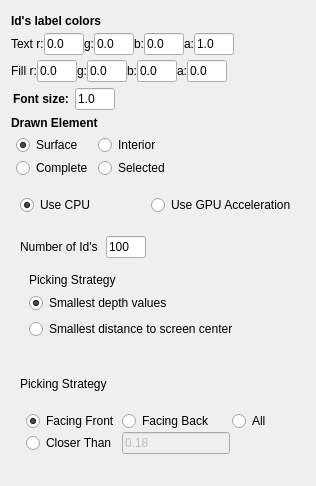
<?xml version="1.0" encoding="UTF-8"?>
<ui version="4.0">
 <class>RenderElementsIds</class>
 <widget class="QWidget" name="RenderElementsIds">
  <property name="geometry">
   <rect>
    <x>0</x>
    <y>0</y>
    <width>316</width>
    <height>486</height>
   </rect>
  </property>
  <property name="windowTitle">
   <string>Id's Display Configuration</string>
  </property>
  <property name="styleSheet">
   <string notr="true"/>
  </property>
  <layout class="QVBoxLayout" name="verticalLayout">
   <property name="spacing">
    <number>0</number>
   </property>
   <property name="bottomMargin">
    <number>5</number>
   </property>
   <item>
    <widget class="QWidget" name="widget_10" native="true">
     <property name="sizePolicy">
      <sizepolicy hsizetype="Fixed" vsizetype="Fixed">
       <horstretch>0</horstretch>
       <verstretch>0</verstretch>
      </sizepolicy>
     </property>
     <layout class="QVBoxLayout" name="verticalLayout_7">
      <property name="spacing">
       <number>5</number>
      </property>
      <property name="margin">
       <number>0</number>
      </property>
      <item>
       <widget class="QLabel" name="label_8">
        <property name="sizePolicy">
         <sizepolicy hsizetype="Fixed" vsizetype="Fixed">
          <horstretch>0</horstretch>
          <verstretch>0</verstretch>
         </sizepolicy>
        </property>
        <property name="font">
         <font>
          <weight>75</weight>
          <bold>true</bold>
         </font>
        </property>
        <property name="text">
         <string>Id's label colors</string>
        </property>
       </widget>
      </item>
      <item>
       <widget class="QWidget" name="widget_11" native="true">
        <property name="sizePolicy">
         <sizepolicy hsizetype="Fixed" vsizetype="Fixed">
          <horstretch>0</horstretch>
          <verstretch>0</verstretch>
         </sizepolicy>
        </property>
        <layout class="QHBoxLayout" name="horizontalLayout_3">
         <property name="spacing">
          <number>0</number>
         </property>
         <property name="margin">
          <number>0</number>
         </property>
         <item>
          <widget class="QLabel" name="label_9">
           <property name="text">
            <string>Text r:</string>
           </property>
          </widget>
         </item>
         <item>
          <widget class="QLineEdit" name="lineEdit_br">
           <property name="sizePolicy">
            <sizepolicy hsizetype="Fixed" vsizetype="Fixed">
             <horstretch>0</horstretch>
             <verstretch>0</verstretch>
            </sizepolicy>
           </property>
           <property name="maximumSize">
            <size>
             <width>40</width>
             <height>16777215</height>
            </size>
           </property>
           <property name="text">
            <string>0.0</string>
           </property>
          </widget>
         </item>
         <item>
          <widget class="QLabel" name="label_11">
           <property name="text">
            <string>g:</string>
           </property>
          </widget>
         </item>
         <item>
          <widget class="QLineEdit" name="lineEdit_bg">
           <property name="sizePolicy">
            <sizepolicy hsizetype="Fixed" vsizetype="Fixed">
             <horstretch>0</horstretch>
             <verstretch>0</verstretch>
            </sizepolicy>
           </property>
           <property name="maximumSize">
            <size>
             <width>40</width>
             <height>16777215</height>
            </size>
           </property>
           <property name="text">
            <string>0.0</string>
           </property>
          </widget>
         </item>
         <item>
          <widget class="QLabel" name="label_12">
           <property name="text">
            <string>b:</string>
           </property>
          </widget>
         </item>
         <item>
          <widget class="QLineEdit" name="lineEdit_bb">
           <property name="sizePolicy">
            <sizepolicy hsizetype="Fixed" vsizetype="Fixed">
             <horstretch>0</horstretch>
             <verstretch>0</verstretch>
            </sizepolicy>
           </property>
           <property name="maximumSize">
            <size>
             <width>40</width>
             <height>16777215</height>
            </size>
           </property>
           <property name="text">
            <string>0.0</string>
           </property>
          </widget>
         </item>
         <item>
          <widget class="QLabel" name="label_13">
           <property name="sizePolicy">
            <sizepolicy hsizetype="Fixed" vsizetype="Preferred">
             <horstretch>0</horstretch>
             <verstretch>0</verstretch>
            </sizepolicy>
           </property>
           <property name="text">
            <string>a:</string>
           </property>
          </widget>
         </item>
         <item>
          <widget class="QLineEdit" name="lineEdit_ba">
           <property name="sizePolicy">
            <sizepolicy hsizetype="Fixed" vsizetype="Fixed">
             <horstretch>0</horstretch>
             <verstretch>0</verstretch>
            </sizepolicy>
           </property>
           <property name="maximumSize">
            <size>
             <width>40</width>
             <height>16777215</height>
            </size>
           </property>
           <property name="text">
            <string>1.0</string>
           </property>
          </widget>
         </item>
        </layout>
       </widget>
      </item>
      <item>
       <widget class="QFrame" name="frame">
        <property name="sizePolicy">
         <sizepolicy hsizetype="Fixed" vsizetype="Fixed">
          <horstretch>0</horstretch>
          <verstretch>0</verstretch>
         </sizepolicy>
        </property>
        <property name="frameShadow">
         <enum>QFrame::Raised</enum>
        </property>
        <layout class="QHBoxLayout" name="horizontalLayout_4">
         <property name="spacing">
          <number>0</number>
         </property>
         <property name="margin">
          <number>0</number>
         </property>
         <item>
          <widget class="QLabel" name="label_4">
           <property name="text">
            <string>Fill r:</string>
           </property>
          </widget>
         </item>
         <item>
          <widget class="QLineEdit" name="lineEdit_sr">
           <property name="sizePolicy">
            <sizepolicy hsizetype="Fixed" vsizetype="Fixed">
             <horstretch>0</horstretch>
             <verstretch>0</verstretch>
            </sizepolicy>
           </property>
           <property name="maximumSize">
            <size>
             <width>40</width>
             <height>16777215</height>
            </size>
           </property>
           <property name="text">
            <string>0.0</string>
           </property>
          </widget>
         </item>
         <item>
          <widget class="QLabel" name="label_10">
           <property name="text">
            <string>g:</string>
           </property>
          </widget>
         </item>
         <item>
          <widget class="QLineEdit" name="lineEdit_sg">
           <property name="sizePolicy">
            <sizepolicy hsizetype="Fixed" vsizetype="Fixed">
             <horstretch>0</horstretch>
             <verstretch>0</verstretch>
            </sizepolicy>
           </property>
           <property name="maximumSize">
            <size>
             <width>40</width>
             <height>16777215</height>
            </size>
           </property>
           <property name="text">
            <string>0.0</string>
           </property>
          </widget>
         </item>
         <item>
          <widget class="QLabel" name="label_14">
           <property name="text">
            <string>b:</string>
           </property>
          </widget>
         </item>
         <item>
          <widget class="QLineEdit" name="lineEdit_sb">
           <property name="sizePolicy">
            <sizepolicy hsizetype="Fixed" vsizetype="Fixed">
             <horstretch>0</horstretch>
             <verstretch>0</verstretch>
            </sizepolicy>
           </property>
           <property name="maximumSize">
            <size>
             <width>40</width>
             <height>16777215</height>
            </size>
           </property>
           <property name="text">
            <string>0.0</string>
           </property>
          </widget>
         </item>
         <item>
          <widget class="QLabel" name="label_15">
           <property name="text">
            <string>a:</string>
           </property>
          </widget>
         </item>
         <item>
          <widget class="QLineEdit" name="lineEdit_sa">
           <property name="sizePolicy">
            <sizepolicy hsizetype="Fixed" vsizetype="Fixed">
             <horstretch>0</horstretch>
             <verstretch>0</verstretch>
            </sizepolicy>
           </property>
           <property name="maximumSize">
            <size>
             <width>40</width>
             <height>16777215</height>
            </size>
           </property>
           <property name="text">
            <string>0.0</string>
           </property>
          </widget>
         </item>
        </layout>
       </widget>
      </item>
     </layout>
    </widget>
   </item>
   <item>
    <widget class="QWidget" name="widget_9" native="true">
     <property name="sizePolicy">
      <sizepolicy hsizetype="Maximum" vsizetype="Maximum">
       <horstretch>0</horstretch>
       <verstretch>0</verstretch>
      </sizepolicy>
     </property>
     <layout class="QHBoxLayout" name="horizontalLayout_6">
      <property name="leftMargin">
       <number>2</number>
      </property>
      <property name="topMargin">
       <number>3</number>
      </property>
      <property name="rightMargin">
       <number>4</number>
      </property>
      <property name="bottomMargin">
       <number>3</number>
      </property>
      <item>
       <widget class="QLabel" name="label_5">
        <property name="font">
         <font>
          <weight>75</weight>
          <bold>true</bold>
         </font>
        </property>
        <property name="text">
         <string>Font size:</string>
        </property>
       </widget>
      </item>
      <item>
       <widget class="QLineEdit" name="lineEdit_font_size">
        <property name="maximumSize">
         <size>
          <width>40</width>
          <height>16777215</height>
         </size>
        </property>
        <property name="text">
         <string>1.0</string>
        </property>
       </widget>
      </item>
     </layout>
    </widget>
   </item>
   <item>
    <widget class="QWidget" name="widget_7" native="true">
     <property name="sizePolicy">
      <sizepolicy hsizetype="Preferred" vsizetype="Maximum">
       <horstretch>0</horstretch>
       <verstretch>0</verstretch>
      </sizepolicy>
     </property>
     <layout class="QVBoxLayout" name="verticalLayout_4">
      <property name="spacing">
       <number>5</number>
      </property>
      <property name="margin">
       <number>0</number>
      </property>
      <item>
       <widget class="QLabel" name="label_16">
        <property name="sizePolicy">
         <sizepolicy hsizetype="Fixed" vsizetype="Fixed">
          <horstretch>0</horstretch>
          <verstretch>0</verstretch>
         </sizepolicy>
        </property>
        <property name="font">
         <font>
          <weight>75</weight>
          <bold>true</bold>
         </font>
        </property>
        <property name="text">
         <string>Drawn Element</string>
        </property>
       </widget>
      </item>
      <item>
       <widget class="QWidget" name="widget_6" native="true">
        <property name="sizePolicy">
         <sizepolicy hsizetype="Maximum" vsizetype="Maximum">
          <horstretch>0</horstretch>
          <verstretch>0</verstretch>
         </sizepolicy>
        </property>
        <layout class="QGridLayout" name="gridLayout">
         <property name="leftMargin">
          <number>5</number>
         </property>
         <property name="topMargin">
          <number>0</number>
         </property>
         <property name="rightMargin">
          <number>1</number>
         </property>
         <property name="bottomMargin">
          <number>0</number>
         </property>
         <property name="horizontalSpacing">
          <number>5</number>
         </property>
         <property name="verticalSpacing">
          <number>3</number>
         </property>
         <item row="0" column="0">
          <widget class="QRadioButton" name="radioButton_surface">
           <property name="text">
            <string>Surface</string>
           </property>
           <property name="checked">
            <bool>true</bool>
           </property>
          </widget>
         </item>
         <item row="0" column="1">
          <widget class="QRadioButton" name="radioButton_interior">
           <property name="text">
            <string>Interior</string>
           </property>
          </widget>
         </item>
         <item row="1" column="0">
          <widget class="QRadioButton" name="radioButton_complete">
           <property name="text">
            <string>Complete</string>
           </property>
           <property name="checked">
            <bool>false</bool>
           </property>
          </widget>
         </item>
         <item row="1" column="1">
          <widget class="QRadioButton" name="radioButton_selected">
           <property name="toolTip">
            <string/>
           </property>
           <property name="text">
            <string>Selected</string>
           </property>
          </widget>
         </item>
        </layout>
       </widget>
      </item>
      <item>
       <widget class="QWidget" name="widget_8" native="true">
        <property name="sizePolicy">
         <sizepolicy hsizetype="Fixed" vsizetype="Fixed">
          <horstretch>0</horstretch>
          <verstretch>0</verstretch>
         </sizepolicy>
        </property>
        <layout class="QHBoxLayout" name="horizontalLayout_5">
         <property name="spacing">
          <number>0</number>
         </property>
         <property name="margin">
          <number>0</number>
         </property>
        </layout>
       </widget>
      </item>
     </layout>
    </widget>
   </item>
   <item>
    <widget class="QWidget" name="widget_5" native="true">
     <property name="sizePolicy">
      <sizepolicy hsizetype="Preferred" vsizetype="Maximum">
       <horstretch>0</horstretch>
       <verstretch>0</verstretch>
      </sizepolicy>
     </property>
     <layout class="QHBoxLayout" name="horizontalLayout_2">
      <item>
       <widget class="QRadioButton" name="radioButton_cpu">
        <property name="text">
         <string>Use CPU</string>
        </property>
        <property name="checked">
         <bool>true</bool>
        </property>
       </widget>
      </item>
      <item>
       <widget class="QRadioButton" name="radioButton_gpu">
        <property name="text">
         <string>Use GPU Acceleration</string>
        </property>
       </widget>
      </item>
     </layout>
    </widget>
   </item>
   <item>
    <widget class="QWidget" name="widget_3" native="true">
     <property name="sizePolicy">
      <sizepolicy hsizetype="Preferred" vsizetype="Maximum">
       <horstretch>0</horstretch>
       <verstretch>0</verstretch>
      </sizepolicy>
     </property>
     <layout class="QVBoxLayout" name="verticalLayout_6">
      <property name="spacing">
       <number>0</number>
      </property>
      <property name="margin">
       <number>0</number>
      </property>
      <item>
       <widget class="QWidget" name="widget_cpu" native="true">
        <property name="sizePolicy">
         <sizepolicy hsizetype="Preferred" vsizetype="Maximum">
          <horstretch>0</horstretch>
          <verstretch>0</verstretch>
         </sizepolicy>
        </property>
        <property name="minimumSize">
         <size>
          <width>0</width>
          <height>121</height>
         </size>
        </property>
        <layout class="QVBoxLayout" name="verticalLayout_3">
         <item>
          <widget class="QWidget" name="widget" native="true">
           <property name="sizePolicy">
            <sizepolicy hsizetype="Maximum" vsizetype="Maximum">
             <horstretch>0</horstretch>
             <verstretch>0</verstretch>
            </sizepolicy>
           </property>
           <layout class="QHBoxLayout" name="horizontalLayout">
            <property name="spacing">
             <number>8</number>
            </property>
            <property name="margin">
             <number>0</number>
            </property>
            <item>
             <widget class="QLabel" name="label">
              <property name="text">
               <string>Number of Id's</string>
              </property>
             </widget>
            </item>
            <item>
             <widget class="QLineEdit" name="lineEdit_n_ids">
              <property name="maximumSize">
               <size>
                <width>40</width>
                <height>16777215</height>
               </size>
              </property>
              <property name="toolTip">
               <string>(1-10000)</string>
              </property>
              <property name="text">
               <string>100</string>
              </property>
             </widget>
            </item>
           </layout>
          </widget>
         </item>
         <item>
          <widget class="QWidget" name="widget_2" native="true">
           <property name="sizePolicy">
            <sizepolicy hsizetype="Maximum" vsizetype="Maximum">
             <horstretch>0</horstretch>
             <verstretch>0</verstretch>
            </sizepolicy>
           </property>
           <layout class="QVBoxLayout" name="verticalLayout_2">
            <item>
             <widget class="QLabel" name="label_2">
              <property name="text">
               <string>Picking Strategy</string>
              </property>
             </widget>
            </item>
            <item>
             <widget class="QRadioButton" name="radioButton_strategy_depth">
              <property name="text">
               <string>Smallest depth values</string>
              </property>
              <property name="checked">
               <bool>true</bool>
              </property>
             </widget>
            </item>
            <item>
             <widget class="QRadioButton" name="radioButton_center_strategy">
              <property name="text">
               <string>Smallest distance to screen center</string>
              </property>
             </widget>
            </item>
           </layout>
          </widget>
         </item>
        </layout>
       </widget>
      </item>
      <item>
       <widget class="QWidget" name="widget_gpu" native="true">
        <property name="sizePolicy">
         <sizepolicy hsizetype="Maximum" vsizetype="Fixed">
          <horstretch>0</horstretch>
          <verstretch>0</verstretch>
         </sizepolicy>
        </property>
        <property name="minimumSize">
         <size>
          <width>0</width>
          <height>121</height>
         </size>
        </property>
        <layout class="QVBoxLayout" name="verticalLayout_5">
         <property name="leftMargin">
          <number>9</number>
         </property>
         <property name="topMargin">
          <number>6</number>
         </property>
         <item>
          <widget class="QLabel" name="label_3">
           <property name="sizePolicy">
            <sizepolicy hsizetype="Preferred" vsizetype="Maximum">
             <horstretch>0</horstretch>
             <verstretch>0</verstretch>
            </sizepolicy>
           </property>
           <property name="text">
            <string>Picking Strategy</string>
           </property>
          </widget>
         </item>
         <item>
          <widget class="QWidget" name="widget_4" native="true">
           <property name="sizePolicy">
            <sizepolicy hsizetype="Maximum" vsizetype="Maximum">
             <horstretch>0</horstretch>
             <verstretch>0</verstretch>
            </sizepolicy>
           </property>
           <layout class="QGridLayout" name="gridLayout_2">
            <property name="leftMargin">
             <number>6</number>
            </property>
            <property name="topMargin">
             <number>0</number>
            </property>
            <property name="rightMargin">
             <number>0</number>
            </property>
            <property name="bottomMargin">
             <number>0</number>
            </property>
            <property name="horizontalSpacing">
             <number>2</number>
            </property>
            <property name="verticalSpacing">
             <number>1</number>
            </property>
            <item row="0" column="0">
             <widget class="QRadioButton" name="radioButton_front">
              <property name="text">
               <string>Facing Front</string>
              </property>
              <property name="checked">
               <bool>true</bool>
              </property>
             </widget>
            </item>
            <item row="0" column="1">
             <widget class="QRadioButton" name="radioButton_back">
              <property name="text">
               <string>Facing Back</string>
              </property>
             </widget>
            </item>
            <item row="0" column="2">
             <widget class="QRadioButton" name="radioButton_all">
              <property name="text">
               <string>All</string>
              </property>
             </widget>
            </item>
            <item row="1" column="0">
             <widget class="QRadioButton" name="radioButton_closer">
              <property name="text">
               <string>Closer Than</string>
              </property>
             </widget>
            </item>
            <item row="1" column="1">
             <widget class="QLineEdit" name="lineEdit_maxDistance">
              <property name="enabled">
               <bool>false</bool>
              </property>
              <property name="text">
               <string>0.18</string>
              </property>
             </widget>
            </item>
           </layout>
          </widget>
         </item>
        </layout>
       </widget>
      </item>
     </layout>
    </widget>
   </item>
  </layout>
 </widget>
 <resources/>
 <connections>
  <connection>
   <sender>radioButton_cpu</sender>
   <signal>toggled(bool)</signal>
   <receiver>widget_cpu</receiver>
   <slot>setVisible(bool)</slot>
   <hints>
    <hint type="sourcelabel">
     <x>111</x>
     <y>93</y>
    </hint>
    <hint type="destinationlabel">
     <x>111</x>
     <y>173</y>
    </hint>
   </hints>
  </connection>
  <connection>
   <sender>radioButton_gpu</sender>
   <signal>toggled(bool)</signal>
   <receiver>widget_gpu</receiver>
   <slot>setVisible(bool)</slot>
   <hints>
    <hint type="sourcelabel">
     <x>111</x>
     <y>253</y>
    </hint>
    <hint type="destinationlabel">
     <x>101</x>
     <y>307</y>
    </hint>
   </hints>
  </connection>
  <connection>
   <sender>radioButton_closer</sender>
   <signal>toggled(bool)</signal>
   <receiver>lineEdit_maxDistance</receiver>
   <slot>setEnabled(bool)</slot>
   <hints>
    <hint type="sourcelabel">
     <x>64</x>
     <y>374</y>
    </hint>
    <hint type="destinationlabel">
     <x>157</x>
     <y>374</y>
    </hint>
   </hints>
  </connection>
 </connections>
</ui>
